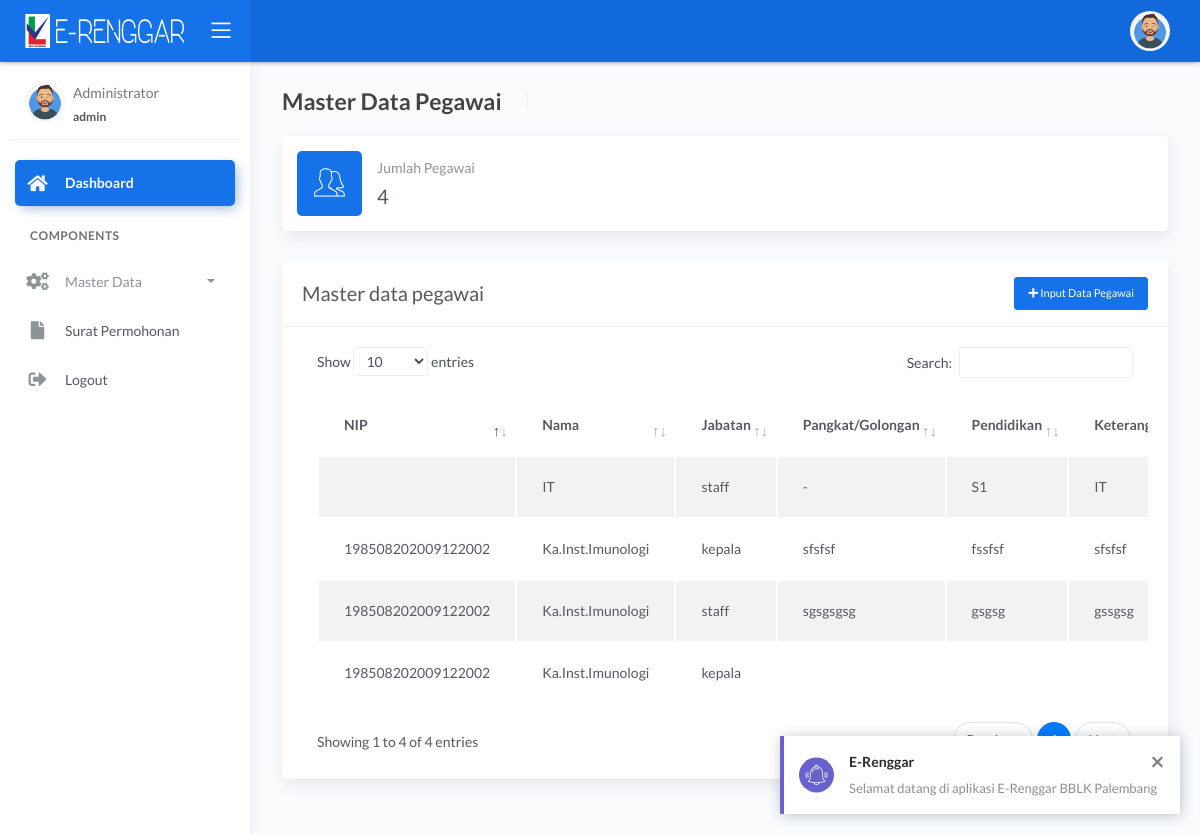
The page /operator/master_pegawai.php (signed in) on the database its author committed.
### tables this page shows
CREATE TABLE `pegawai` (
  `id_pegawai` int(11) NOT NULL,
  `nip` varchar(255) NOT NULL,
  `nama` varchar(255) NOT NULL,
  `jabatan` varchar(255) NOT NULL,
  `pangkat_golongan` varchar(100) DEFAULT NULL,
  `pendidikan` varchar(255) NOT NULL,
  `keterangan` text NOT NULL,
  `id_user` int(11) NOT NULL
);

CREATE TABLE `users` (
  `id_user` int(11) NOT NULL,
  `nama` varchar(255) NOT NULL,
  `password` varchar(255) NOT NULL,
  `atasan` int(11) DEFAULT NULL,
  `nip` varchar(30) NOT NULL,
  `nama_instalasi` varchar(255) NOT NULL,
  `nama_kepala_instalasi` varchar(100) NOT NULL,
  `level` varchar(255) NOT NULL
);

### operator/master_pegawai.php (the view, shortened to what this page needs)
<?php include 'header.php';
$pegawai=mysqli_query($koneksi,"SELECT * FROM pegawai inner join users on pegawai.id_user=users.id_user")or die(mysql_error());
?>
<div class="main-panel">
	<div class="content">
		<div class="page-inner">
			<div class="page-header">
				<h4 class="page-title">Master Data Pegawai</h4>
				<ul class="breadcrumbs">
				</ul>
			</div>
			<div class="row">
				<div class="col-sm-12 col-md-12">
					<div class="card card-stats card-round">
						<div class="card-body ">
							<div class="row align-items-center">
								<div class="col-icon">
									<div class="icon-big text-center icon-primary bubble-shadow-small">
										<i class="flaticon-users"></i>
									</div>
								</div>
								<div class="col col-stats ml-3 ml-sm-0">
									<div class="numbers">
										<p class="card-category">Jumlah Pegawai</p>
										<h4 class="card-title"><?= mysqli_num_rows($pegawai); ?></h4>
									</div>
								</div>
							</div>
						</div>
					</div>
				</div>
			</div>
			<div class="row">
				<div class="col-12">
					<div class="card">
						<div class="card-header">
							<h4 class="card-title">Master data pegawai <button type="button" class="btn btn-sm btn-primary" data-toggle="modal" data-target="#exampleModal" style="float: right;">
								<span class="fas fa-plus"></span> Input Data Pegawai</button></h4>
							</div>
							<div class="card-body">
								<div class="table-responsive">
									<table id="multi-filter-select" class="display table table-striped table-hover" >
										<thead>
											<tr>
												<th width="10px">NIP</th>
												<th>Nama</th>
												<th style="width: 5px;">Jabatan</th>
												<th>Pangkat/Golongan</th>
												<th>Pendidikan</th>
												<th>Keterangan</th>
											</tr>
										</thead>
										<tbody>
											<?php
											$index = 0;
											while($d=mysqli_fetch_array($pegawai)){ ?>
												<tr>
													<td><?= $d["nip"]; ?></td>
													<td><?= $d["nama"]; ?></td>
													<td><?= $d["jabatan"]; ?></td>
													<td><?= $d["pangkat_golongan"]; ?></td>
													<td><?= $d["pendidikan"]; ?></td>
													<td><?= $d["keterangan"]; ?></td>
												</tr>
												<?php $index++; } ?>
											</tbody>
										</table>
									</div>
								</div>
							</div>
						</div>
					</div>
					<div class="row">
						<div class="col-12">
						</div>
					</div>
				</div>
			</div>
		</div>

### rows shown on the page
pegawai: id_user.nama "IT", jabatan "staff", pangkat_golongan "-", pendidikan "S1", keterangan "IT"
pegawai: id_user.nip "198508202009122002", id_user.nama "Ka.Inst.Imunologi", jabatan "kepala", pangkat_golongan "sfsfsf", pendidikan "fssfsf", keterangan "sfsfsf"
pegawai: id_user.nip "198508202009122002", id_user.nama "Ka.Inst.Imunologi", jabatan "staff", pangkat_golongan "sgsgsgsg", pendidikan "gsgsg", keterangan "gssgsg"
pegawai: id_user.nip "198508202009122002", id_user.nama "Ka.Inst.Imunologi", jabatan "kepala"

### other values the page prints
$_SESSION['nama'] "Administrator"
$_SESSION['level'] "admin"
mysqli_num_rows($pegawai) "4"
